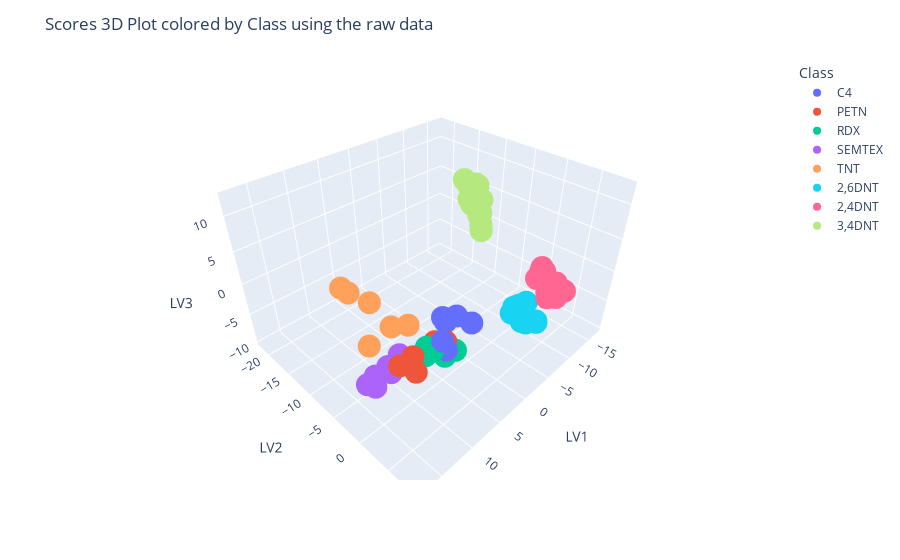

Write notebook code for a chart like this one.
### Code cell
# Plot 3D scores
fig = px.scatter_3d(scores, x='LV1', y='LV2', z='LV3',
                    color='Class', hover_data=['Class'], hover_name=scores.index)
fig.update_xaxes(zeroline=True, zerolinewidth=1, zerolinecolor='Black')
fig.update_yaxes(zeroline=True, zerolinewidth=1, zerolinecolor='Black')
fig.update_layout(
    title_text='Scores 3D Plot colored by Class using the raw data')
fig.show()

### Figure 1 — Plotly figure (JSON) as saved in the notebook; plotly's stock layout.template omitted (floating-point values rounded to 4 significant figures)
{"data": [{"customdata": [["C4"], ["C4"], ["C4"], ["C4"], ["C4"], ["C4"]], "hovertemplate": "<b>%{hovertext}</b><br><br>Class=%{customdata[0]}<br>LV1=%{x}<br>LV2=%{y}<br>LV3=%{z}<extra></extra>", "hovertext": ["C4_7", "C4_8", "C4_9", "C4_10", "C4_11", "C4_12"], "legendgroup": "C4", "marker": {"color": "#636efa", "symbol": "circle"}, "mode": "markers", "name": "C4", "scene": "scene", "showlegend": true, "type": "scatter3d", "x": [9.8, 6.384, 9.439, 3.14, 2.663, 6.415], "y": [4.39, 1.097, 4.632, 0.3478, 2.369, 1.597], "z": [2.397, 1.596, 1.034, -0.5873, -0.747, 1.255]}, {"customdata": [["PETN"], ["PETN"], ["PETN"], ["PETN"], ["PETN"], ["PETN"]], "hovertemplate": "<b>%{hovertext}</b><br><br>Class=%{customdata[0]}<br>LV1=%{x}<br>LV2=%{y}<br>LV3=%{z}<extra></extra>", "hovertext": ["PETN_10", "PETN_11", "PETN_12", "PETN_13", "PETN_14", "PETN_15"], "legendgroup": "PETN", "marker": {"color": "#EF553B", "symbol": "circle"}, "mode": "markers", "name": "PETN", "scene": "scene", "showlegend": true, "type": "scatter3d", "x": [14.15, 13.98, 7.546, 15.86, 9.111, 8.797], "y": [4.502, 4.732, 2.743, 4.459, 2.554, 3.715], "z": [3.269, 1.139, -0.2509, 3.224, 0.6499, -0.4514]}, {"customdata": [["RDX"], ["RDX"], ["RDX"], ["RDX"], ["RDX"], ["RDX"]], "hovertemplate": "<b>%{hovertext}</b><br><br>Class=%{customdata[0]}<br>LV1=%{x}<br>LV2=%{y}<br>LV3=%{z}<extra></extra>", "hovertext": ["RDX_9", "RDX_10", "RDX_11", "RDX_12", "RDX_13", "RDX_14"], "legendgroup": "RDX", "marker": {"color": "#00cc96", "symbol": "circle"}, "mode": "markers", "name": "RDX", "scene": "scene", "showlegend": true, "type": "scatter3d", "x": [7.429, 2.242, 10.9, 10.67, 9.735, 12.27], "y": [-0.1887, -0.4256, 3.075, 3.746, 4.687, 4.365], "z": [-3.771, -7.436, 1.383, 1.104, 0.3669, 2.008]}, {"customdata": [["SEMTEX"], ["SEMTEX"], ["SEMTEX"], ["SEMTEX"], ["SEMTEX"], ["SEMTEX"]], "hovertemplate": "<b>%{hovertext}</b><br><br>Class=%{customdata[0]}<br>LV1=%{x}<br>LV2=%{y}<br>LV3=%{z}<extra></extra>", "hovertext": ["SEMTEX_10", "SEMTEX_11", "SEMTEX_12", "SEMTEX_13", "SEMTEX_14", "SEMTEX_15"], "legendgroup": "SEMTEX", "marker": {"color": "#ab63fa", "symbol": "circle"}, "mode": "markers", "name": "SEMTEX", "scene": "scene", "showlegend": true, "type": "scatter3d", "x": [15.21, 15.4, 17.0, 17.52, 17.18, 8.8], "y": [2.24, 1.985, 1.87, 2.503, 0.6071, -3.97], "z": [0.1239, 0.9742, 0.6961, -0.03913, -1.429, -6.128]}, {"customdata": [["TNT"], ["TNT"], ["TNT"], ["TNT"], ["TNT"], ["TNT"]], "hovertemplate": "<b>%{hovertext}</b><br><br>Class=%{customdata[0]}<br>LV1=%{x}<br>LV2=%{y}<br>LV3=%{z}<extra></extra>", "hovertext": ["TNT_8", "TNT_9", "TNT_10", "TNT_11", "TNT_12", "TNT_13"], "legendgroup": "TNT", "marker": {"color": "#FFA15A", "symbol": "circle"}, "mode": "markers", "name": "TNT", "scene": "scene", "showlegend": true, "type": "scatter3d", "x": [6.008, 5.201, 3.11, 11.03, 3.472, 3.967], "y": [-19.85, -9.711, -8.55, -7.062, -21.92, -15.91], "z": [-5.684, -7.363, -7.63, -5.233, -9.136, -7.352]}, {"customdata": [["2,6DNT"], ["2,6DNT"], ["2,6DNT"], ["2,6DNT"], ["2,6DNT"], ["2,6DNT"], ["2,6DNT"], ["2,6DNT"], ["2,6DNT"], ["2,6DNT"], ["2,6DNT"], ["2,6DNT"]], "hovertemplate": "<b>%{hovertext}</b><br><br>Class=%{customdata[0]}<br>LV1=%{x}<br>LV2=%{y}<br>LV3=%{z}<extra></extra>", "hovertext": ["2,6DNT_1", "2,6DNT_2", "2,6DNT_3", "2,6DNT_4", "2,6DNT_5", "2,6DNT_6", "2,6DNT_7", "2,6DNT_8", "2,6DNT_9", "2,6DNT_10", "2,6DNT_11", "2,6DNT_12"], "legendgroup": "2,6DNT", "marker": {"color": "#19d3f3", "symbol": "circle"}, "mode": "markers", "name": "2,6DNT", "scene": "scene", "showlegend": true, "type": "scatter3d", "x": [-2.94, -9.798, -7.592, -7.665, -5.245, -11.47, -8.328, -2.826, -7.061, -6.011, -8.924, -13.61], "y": [4.36, 3.653, 4.954, 2.273, 4.828, 2.144, 2.62, 4.101, 3.029, 4.501, 0.3692, -1.876], "z": [-0.8258, -7.307, -5.378, -4.511, -4.113, -9.331, -3.708, -1.452, -6.089, -4.347, -6.213, -9.863]}, {"customdata": [["2,4DNT"], ["2,4DNT"], ["2,4DNT"], ["2,4DNT"], ["2,4DNT"], ["2,4DNT"], ["2,4DNT"], ["2,4DNT"], ["2,4DNT"], ["2,4DNT"], ["2,4DNT"], ["2,4DNT"]], "hovertemplate": "<b>%{hovertext}</b><br><br>Class=%{customdata[0]}<br>LV1=%{x}<br>LV2=%{y}<br>LV3=%{z}<extra></extra>", "hovertext": ["2,4DNT_1", "2,4DNT_2", "2,4DNT_3", "2,4DNT_4", "2,4DNT_5", "2,4DNT_6", "2,4DNT_7", "2,4DNT_8", "2,4DNT_9", "2,4DNT_10", "2,4DNT_11", "2,4DNT_12"], "legendgroup": "2,4DNT", "marker": {"color": "#FF6692", "symbol": "circle"}, "mode": "markers", "name": "2,4DNT", "scene": "scene", "showlegend": true, "type": "scatter3d", "x": [-9.832, -7.662, -6.173, -8.913, -7.377, -7.892, -9.573, -10.41, -4.648, -13.08, -16.88, -16.81], "y": [2.766, 5.786, 5.333, 4.297, 4.762, 5.782, 7.15, 5.397, 8.57, 2.121, 0.4727, 2.304], "z": [-0.4392, 0.1035, 3.74, 1.957, 3.525, -0.9122, -0.03002, -0.1237, 2.642, -2.696, -5.16, -7.813]}, {"customdata": [["3,4DNT"], ["3,4DNT"], ["3,4DNT"], ["3,4DNT"], ["3,4DNT"], ["3,4DNT"], ["3,4DNT"], ["3,4DNT"], ["3,4DNT"], ["3,4DNT"], ["3,4DNT"], ["3,4DNT"]], "hovertemplate": "<b>%{hovertext}</b><br><br>Class=%{customdata[0]}<br>LV1=%{x}<br>LV2=%{y}<br>LV3=%{z}<extra></extra>", "hovertext": ["3,4DNT_1", "3,4DNT_2", "3,4DNT_3", "3,4DNT_4", "3,4DNT_5", "3,4DNT_6", "3,4DNT_7", "3,4DNT_8", "3,4DNT_9", "3,4DNT_10", "3,4DNT_11", "3,4DNT_12"], "legendgroup": "3,4DNT", "marker": {"color": "#B6E880", "symbol": "circle"}, "mode": "markers", "name": "3,4DNT", "scene": "scene", "showlegend": true, "type": "scatter3d", "x": [-7.314, -8.29, -6.251, -6.489, -7.79, -5.261, -5.103, -4.023, -4.903, -6.125, -5.901, -6.235], "y": [-5.067, -8.541, -4.791, -4.668, -8.782, -4.387, -4.556, -3.697, -3.344, -6.43, -5.744, -4.322], "z": [4.66, 9.85, 7.544, 7.765, 10.63, 12.17, 12.36, 10.23, 10.73, 9.282, 8.85, 6.296]}], "layout": {"legend": {"title": {"text": "Class"}, "tracegroupgap": 0}, "margin": {"t": 60}, "scene": {"domain": {"x": [0, 1], "y": [0, 1]}, "xaxis": {"title": {"text": "LV1"}}, "yaxis": {"title": {"text": "LV2"}}, "zaxis": {"title": {"text": "LV3"}}}, "title": {"text": "Scores 3D Plot colored by Class using the raw data"}, "xaxis": {"zeroline": true, "zerolinecolor": "Black", "zerolinewidth": 1}, "yaxis": {"zeroline": true, "zerolinecolor": "Black", "zerolinewidth": 1}}}
